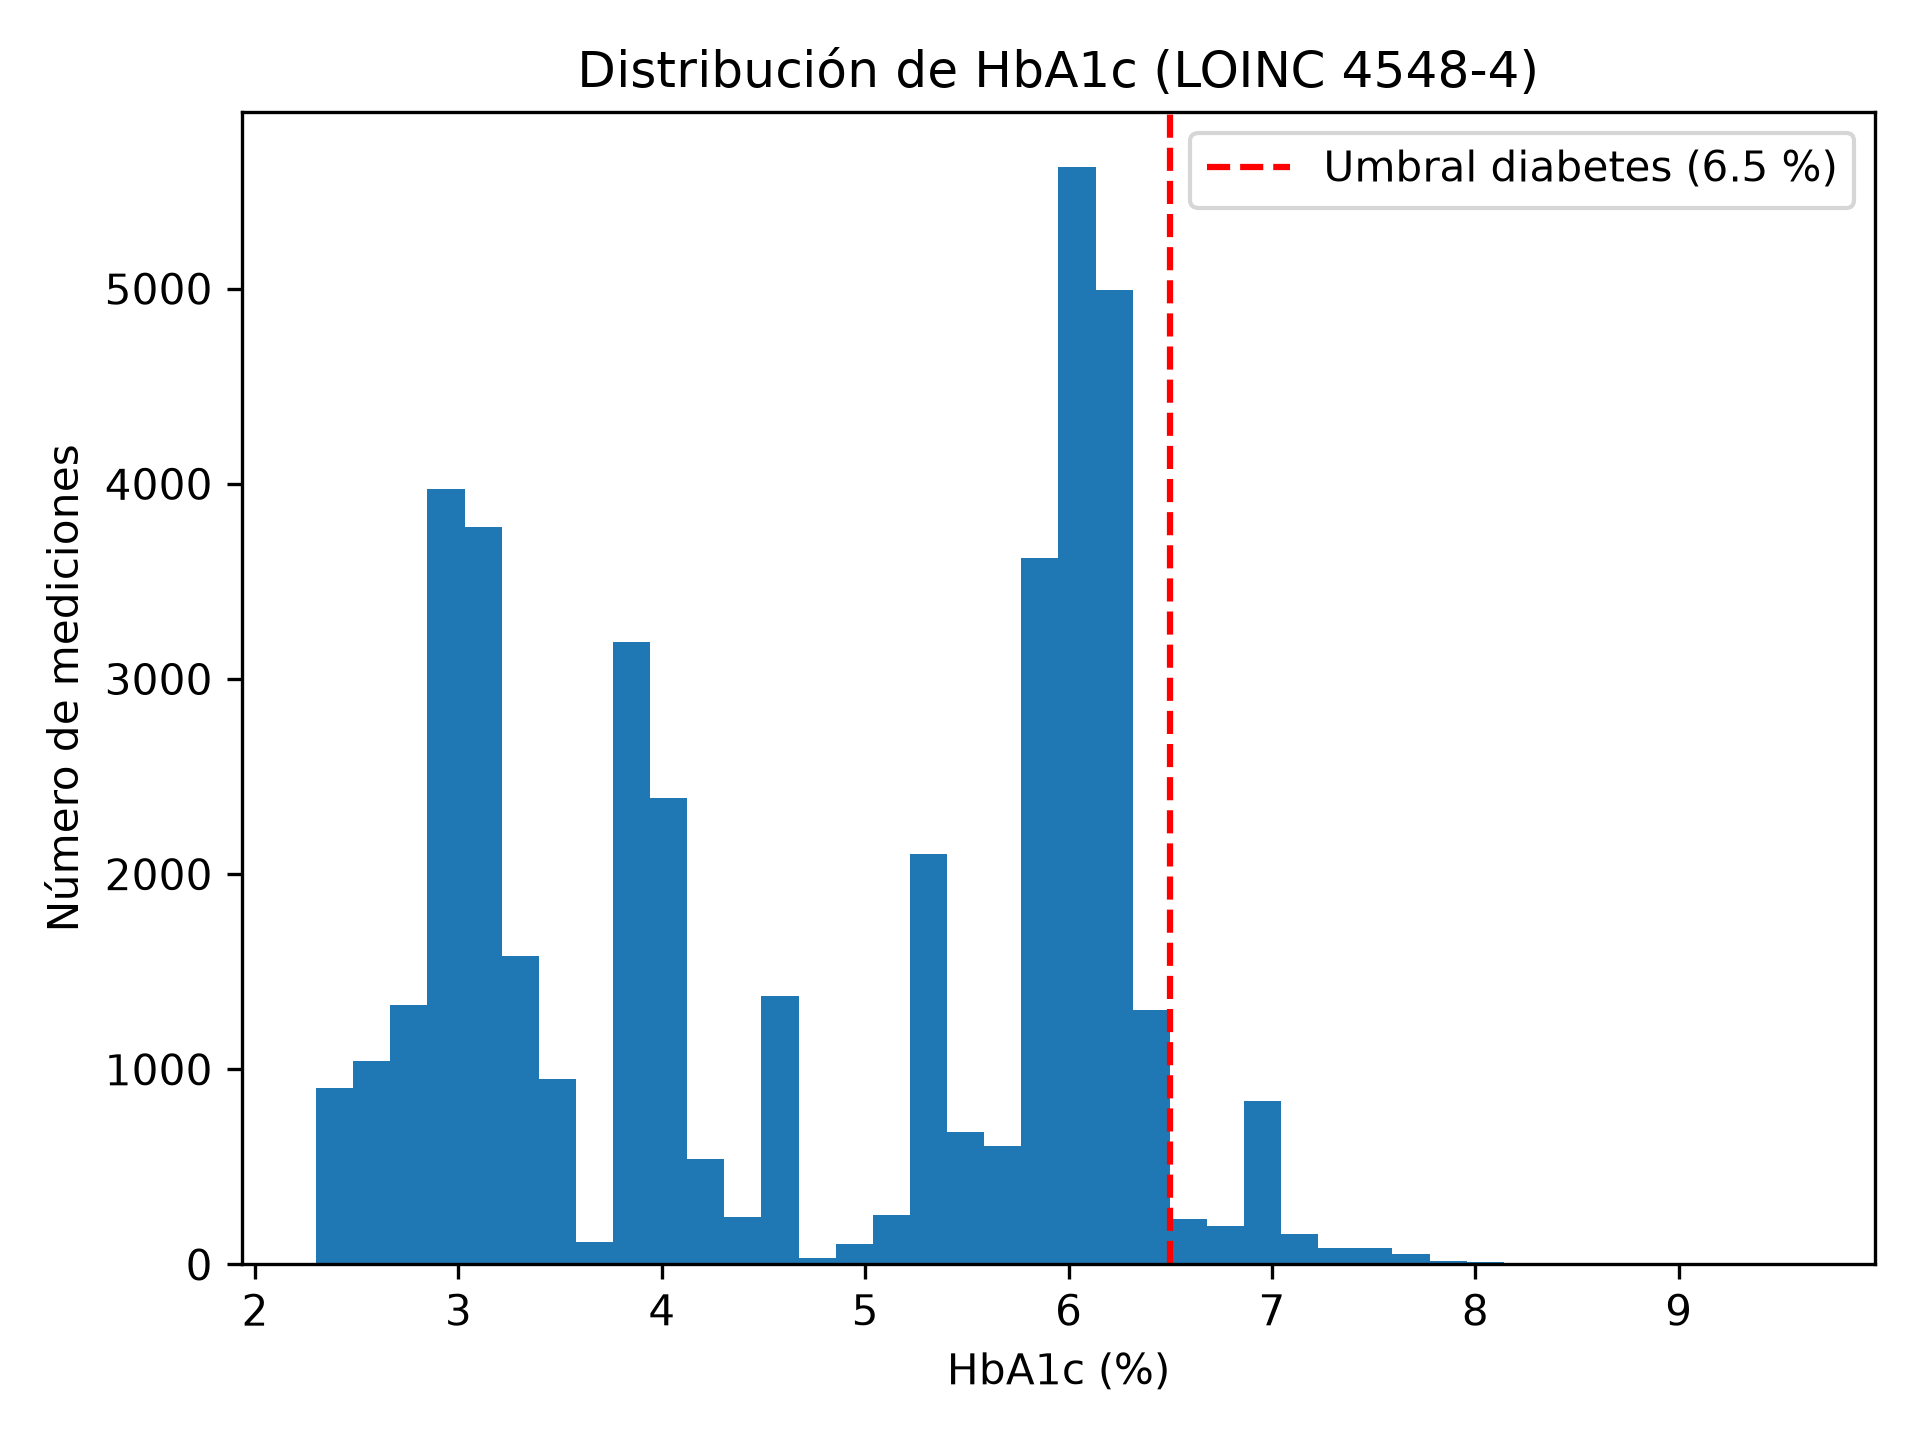

This figure's Python source:
import duckdb
import matplotlib.pyplot as plt
import os

con = duckdb.connect(os.path.expanduser('~/s12-omop-cdm-introduccion/omop.duckdb'), read_only=True)
valores = con.sql("""
    SELECT value_as_number
    FROM measurement
    WHERE measurement_concept_id = 3004410
      AND value_as_number IS NOT NULL
""").df()

plt.hist(valores['value_as_number'], bins=40)
plt.axvline(6.5, color='red', linestyle='--', label='Umbral diabetes (6.5 %)')
plt.xlabel('HbA1c (%)')
plt.ylabel('Número de mediciones')
plt.title('Distribución de HbA1c (LOINC 4548-4)')
plt.legend()
plt.tight_layout()
plt.savefig('tu-entrega/histograma_hba1c.png', dpi=300)
print("Histograma guardado")
